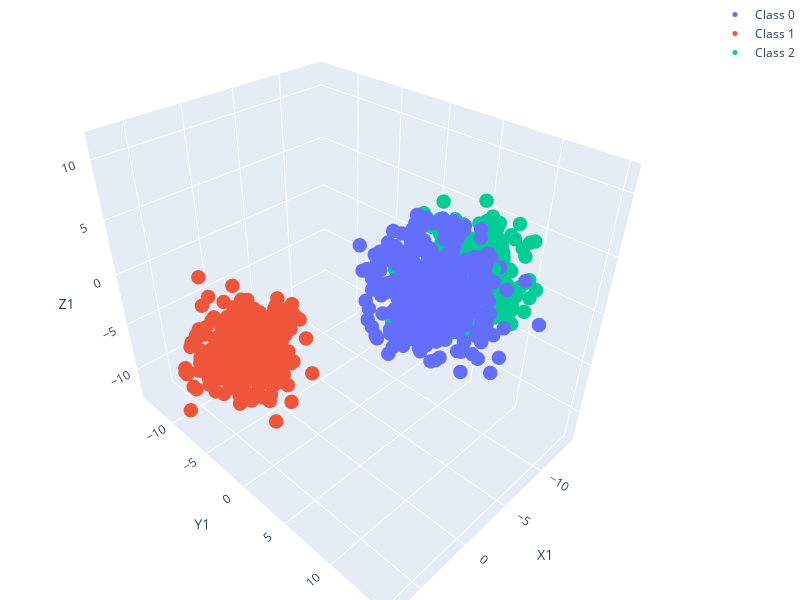

Notebook source saved alongside this figure:
### Code cell
import torch
import numpy as np
import matplotlib.pyplot as plt
from sklearn.datasets import make_blobs
import plotly.graph_objects as go

# Generate a 3D classification dataset using make_blobs
n_samples = 1200
n_features = 3
n_classes = 3

X, y = make_blobs(
    n_samples=n_samples,
    n_features=n_features,
    centers=n_classes,
    cluster_std=2.0,
    random_state=42
)

# Plot the generated data
fig = go.Figure()

for class_value in np.unique(y):
    fig.add_trace(go.Scatter3d(
        x=X[y == class_value, 0],
        y=X[y == class_value, 1],
        z=X[y == class_value, 2],
        mode='markers',
        marker=dict(size=5),
        name=f'Class {class_value}'
    ))

# Update layout to make the plot fit better in the notebook
fig.update_layout(
    width=800,
    height=600,
    margin=dict(l=0, r=0, b=0, t=0),
    scene=dict(
        xaxis=dict(title='X1'),
        yaxis=dict(title='Y1'),
        zaxis=dict(title='Z1')
    )
)

fig.show()

### Figure 1 — Plotly figure (JSON) as saved in the notebook; plotly's stock layout.template omitted (floating-point values rounded to 4 significant figures; data arrays with more than 128 entries replaced by an {"elided": "..."} marker saying what was removed)
{"data": [{"marker": {"size": 5}, "mode": "markers", "name": "Class 0", "type": "scatter3d", "x": {"elided": "400 float values"}, "y": {"elided": "400 float values"}, "z": {"elided": "400 float values"}}, {"marker": {"size": 5}, "mode": "markers", "name": "Class 1", "type": "scatter3d", "x": {"elided": "400 float values"}, "y": {"elided": "400 float values"}, "z": {"elided": "400 float values"}}, {"marker": {"size": 5}, "mode": "markers", "name": "Class 2", "type": "scatter3d", "x": {"elided": "400 float values"}, "y": {"elided": "400 float values"}, "z": {"elided": "400 float values"}}], "layout": {"height": 600, "margin": {"b": 0, "l": 0, "r": 0, "t": 0}, "scene": {"xaxis": {"title": {"text": "X1"}}, "yaxis": {"title": {"text": "Y1"}}, "zaxis": {"title": {"text": "Z1"}}}, "width": 800}}
